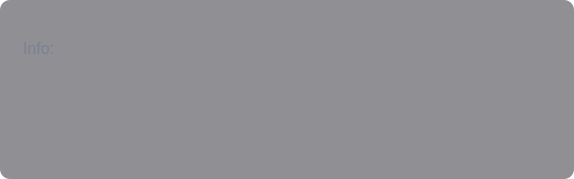
<?xml version="1.0" encoding="UTF-8"?>
<ui version="4.0">
 <class>CursorEntryComponent</class>
 <widget class="QWidget" name="CursorEntryComponent">
  <property name="geometry">
   <rect>
    <x>0</x>
    <y>0</y>
    <width>574</width>
    <height>179</height>
   </rect>
  </property>
  <property name="windowTitle">
   <string>Form</string>
  </property>
  <property name="styleSheet">
   <string notr="true">background: transparent;</string>
  </property>
  <layout class="QHBoxLayout" name="horizontalLayout">
   <property name="spacing">
    <number>0</number>
   </property>
   <property name="leftMargin">
    <number>0</number>
   </property>
   <property name="topMargin">
    <number>0</number>
   </property>
   <property name="rightMargin">
    <number>0</number>
   </property>
   <property name="bottomMargin">
    <number>0</number>
   </property>
   <item>
    <widget class="QWidget" name="Content" native="true">
     <property name="styleSheet">
      <string notr="true">QWidget#Content{
	background-color: rgba(17, 17, 27, 120);
	border-radius: 10px;
}</string>
     </property>
     <layout class="QVBoxLayout" name="verticalLayout" stretch="1,1">
      <item>
       <widget class="QLabel" name="DataLabel">
        <property name="styleSheet">
         <string notr="true">font-size: 12pt;
padding-left: 10px;
color: rgb(120, 129, 147)</string>
        </property>
        <property name="text">
         <string>Info:</string>
        </property>
       </widget>
      </item>
      <item>
       <widget class="QWidget" name="DataValue" native="true"/>
      </item>
     </layout>
    </widget>
   </item>
  </layout>
 </widget>
 <resources/>
 <connections/>
</ui>
